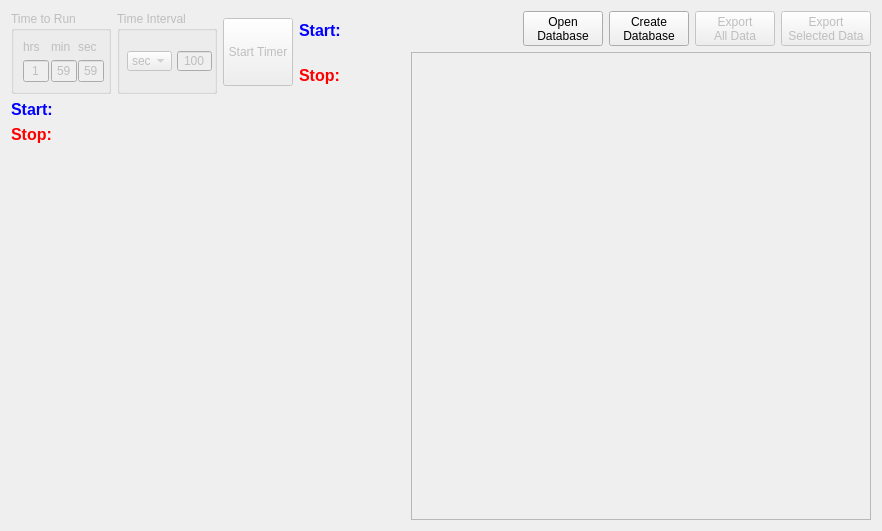
      <widget class="QWidget" name="longTermStabilityTab">
       <attribute name="title">
        <string>Long Term Stability</string>
       </attribute>
       <layout class="QGridLayout" name="gridLayout_40">
        <item row="0" column="0">
         <widget class="QGroupBox" name="groupBoxTimeTorun">
          <property name="enabled">
           <bool>false</bool>
          </property>
          <property name="minimumSize">
           <size>
            <width>100</width>
            <height>0</height>
           </size>
          </property>
          <property name="maximumSize">
           <size>
            <width>120</width>
            <height>16777215</height>
           </size>
          </property>
          <property name="title">
           <string>Time to Run</string>
          </property>
          <layout class="QGridLayout" name="gridLayout_12">
           <item row="0" column="0">
            <widget class="QLabel" name="label_14">
             <property name="text">
              <string>hrs</string>
             </property>
            </widget>
           </item>
           <item row="0" column="1">
            <widget class="QLabel" name="label_12">
             <property name="text">
              <string>min</string>
             </property>
            </widget>
           </item>
           <item row="0" column="2">
            <widget class="QLabel" name="label_11">
             <property name="text">
              <string>sec</string>
             </property>
            </widget>
           </item>
           <item row="1" column="0">
            <widget class="QLineEdit" name="longTermStabilityHour">
             <property name="minimumSize">
              <size>
               <width>26</width>
               <height>0</height>
              </size>
             </property>
             <property name="text">
              <string>1</string>
             </property>
             <property name="alignment">
              <set>Qt::AlignCenter</set>
             </property>
            </widget>
           </item>
           <item row="1" column="1">
            <widget class="QLineEdit" name="longTermStabilityMin">
             <property name="minimumSize">
              <size>
               <width>26</width>
               <height>0</height>
              </size>
             </property>
             <property name="text">
              <string>59</string>
             </property>
             <property name="alignment">
              <set>Qt::AlignCenter</set>
             </property>
            </widget>
           </item>
           <item row="1" column="2">
            <widget class="QLineEdit" name="longTermStabilitySec">
             <property name="minimumSize">
              <size>
               <width>26</width>
               <height>0</height>
              </size>
             </property>
             <property name="text">
              <string>59</string>
             </property>
             <property name="alignment">
              <set>Qt::AlignCenter</set>
             </property>
            </widget>
           </item>
          </layout>
         </widget>
        </item>
        <item row="0" column="1">
         <widget class="QGroupBox" name="groupBoxTimeInterval">
          <property name="enabled">
           <bool>false</bool>
          </property>
          <property name="minimumSize">
           <size>
            <width>100</width>
            <height>0</height>
           </size>
          </property>
          <property name="maximumSize">
           <size>
            <width>100</width>
            <height>16777215</height>
           </size>
          </property>
          <property name="title">
           <string>Time Interval</string>
          </property>
          <widget class="QLineEdit" name="longTermStabilityTimeInterval">
           <property name="geometry">
            <rect>
             <x>60</x>
             <y>40</y>
             <width>35</width>
             <height>20</height>
            </rect>
           </property>
           <property name="maximumSize">
            <size>
             <width>16777215</width>
             <height>16777215</height>
            </size>
           </property>
           <property name="text">
            <string>100</string>
           </property>
           <property name="alignment">
            <set>Qt::AlignCenter</set>
           </property>
          </widget>
          <widget class="QComboBox" name="timeIntervalTypeComboBox">
           <property name="geometry">
            <rect>
             <x>10</x>
             <y>40</y>
             <width>45</width>
             <height>20</height>
            </rect>
           </property>
           <item>
            <property name="text">
             <string>sec</string>
            </property>
           </item>
           <item>
            <property name="text">
             <string>min</string>
            </property>
           </item>
          </widget>
         </widget>
        </item>
        <item row="2" column="0" colspan="5">
         <widget class="QWidget" name="plotAreaLongTermStability" native="true">
          <property name="enabled">
           <bool>false</bool>
          </property>
          <property name="sizePolicy">
           <sizepolicy hsizetype="Expanding" vsizetype="Expanding">
            <horstretch>1</horstretch>
            <verstretch>1</verstretch>
           </sizepolicy>
          </property>
          <property name="minimumSize">
           <size>
            <width>300</width>
            <height>370</height>
           </size>
          </property>
          <property name="sizeIncrement">
           <size>
            <width>0</width>
            <height>0</height>
           </size>
          </property>
          <property name="baseSize">
           <size>
            <width>0</width>
            <height>0</height>
           </size>
          </property>
         </widget>
        </item>
        <item row="0" column="6" rowspan="3">
         <layout class="QGridLayout" name="gridLayout_14">
          <property name="sizeConstraint">
           <enum>QLayout::SetDefaultConstraint</enum>
          </property>
          <item row="0" column="2">
           <widget class="QToolButton" name="btnCreateDatabaseLongTermStability">
            <property name="minimumSize">
             <size>
              <width>80</width>
              <height>0</height>
             </size>
            </property>
            <property name="text">
             <string>Create
Database</string>
            </property>
            <property name="icon">
             <iconset resource="Pics.qrc">
              <normaloff>:/pics/database_add.png</normaloff>:/pics/database_add.png</iconset>
            </property>
            <property name="iconSize">
             <size>
              <width>32</width>
              <height>32</height>
             </size>
            </property>
            <property name="toolButtonStyle">
             <enum>Qt::ToolButtonTextUnderIcon</enum>
            </property>
           </widget>
          </item>
          <item row="1" column="0" colspan="5">
           <widget class="QTableView" name="tableView">
            <property name="enabled">
             <bool>false</bool>
            </property>
            <property name="sizePolicy">
             <sizepolicy hsizetype="Expanding" vsizetype="Expanding">
              <horstretch>1</horstretch>
              <verstretch>1</verstretch>
             </sizepolicy>
            </property>
            <property name="minimumSize">
             <size>
              <width>460</width>
              <height>400</height>
             </size>
            </property>
            <property name="maximumSize">
             <size>
              <width>800</width>
              <height>16777215</height>
             </size>
            </property>
           </widget>
          </item>
          <item row="0" column="3">
           <widget class="QToolButton" name="btnExportAllLongTermStability">
            <property name="enabled">
             <bool>false</bool>
            </property>
            <property name="minimumSize">
             <size>
              <width>80</width>
              <height>0</height>
             </size>
            </property>
            <property name="text">
             <string>Export
All Data</string>
            </property>
            <property name="icon">
             <iconset resource="Pics.qrc">
              <normaloff>:/pics/database_up.png</normaloff>:/pics/database_up.png</iconset>
            </property>
            <property name="iconSize">
             <size>
              <width>32</width>
              <height>32</height>
             </size>
            </property>
            <property name="toolButtonStyle">
             <enum>Qt::ToolButtonTextUnderIcon</enum>
            </property>
           </widget>
          </item>
          <item row="0" column="4">
           <widget class="QToolButton" name="btnExportSelectedLongTermStability">
            <property name="enabled">
             <bool>false</bool>
            </property>
            <property name="minimumSize">
             <size>
              <width>80</width>
              <height>0</height>
             </size>
            </property>
            <property name="text">
             <string>Export
Selected Data</string>
            </property>
            <property name="icon">
             <iconset resource="Pics.qrc">
              <normaloff>:/pics/database_up.png</normaloff>:/pics/database_up.png</iconset>
            </property>
            <property name="iconSize">
             <size>
              <width>32</width>
              <height>32</height>
             </size>
            </property>
            <property name="toolButtonStyle">
             <enum>Qt::ToolButtonTextUnderIcon</enum>
            </property>
           </widget>
          </item>
          <item row="0" column="1">
           <widget class="QToolButton" name="btnOpenDatabaseLongTermStability">
            <property name="minimumSize">
             <size>
              <width>80</width>
              <height>0</height>
             </size>
            </property>
            <property name="text">
             <string>Open
Database</string>
            </property>
            <property name="icon">
             <iconset resource="Pics.qrc">
              <normaloff>:/pics/database_search.png</normaloff>:/pics/database_search.png</iconset>
            </property>
            <property name="iconSize">
             <size>
              <width>32</width>
              <height>32</height>
             </size>
            </property>
            <property name="toolButtonStyle">
             <enum>Qt::ToolButtonTextUnderIcon</enum>
            </property>
           </widget>
          </item>
         </layout>
        </item>
        <item row="0" column="4">
         <spacer name="horizontalSpacer_2">
          <property name="orientation">
           <enum>Qt::Horizontal</enum>
          </property>
          <property name="sizeHint" stdset="0">
           <size>
            <width>30</width>
            <height>20</height>
           </size>
          </property>
         </spacer>
        </item>
        <item row="0" column="2">
         <widget class="QToolButton" name="btnStartStopLongTermStability">
          <property name="enabled">
           <bool>false</bool>
          </property>
          <property name="minimumSize">
           <size>
            <width>70</width>
            <height>68</height>
           </size>
          </property>
          <property name="text">
           <string>Start Timer</string>
          </property>
          <property name="icon">
           <iconset resource="Pics.qrc">
            <normaloff>:/pics/start.png</normaloff>:/pics/start.png</iconset>
          </property>
          <property name="iconSize">
           <size>
            <width>32</width>
            <height>32</height>
           </size>
          </property>
          <property name="toolButtonStyle">
           <enum>Qt::ToolButtonTextUnderIcon</enum>
          </property>
         </widget>
        </item>
        <item row="1" column="0" colspan="2">
         <layout class="QVBoxLayout" name="verticalLayout_3">
          <item>
           <widget class="QLabel" name="startLongTermStabilityLabel">
            <property name="font">
             <font>
              <pointsize>12</pointsize>
              <weight>75</weight>
              <bold>true</bold>
             </font>
            </property>
            <property name="styleSheet">
             <string notr="true">color:blue</string>
            </property>
            <property name="text">
             <string>Start: </string>
            </property>
           </widget>
          </item>
          <item>
           <widget class="QLabel" name="stopLongTermStabilityLabel">
            <property name="font">
             <font>
              <pointsize>12</pointsize>
              <weight>75</weight>
              <bold>true</bold>
             </font>
            </property>
            <property name="styleSheet">
             <string notr="true">color:red</string>
            </property>
            <property name="text">
             <string>Stop:</string>
            </property>
           </widget>
          </item>
         </layout>
        </item>
        <item row="0" column="3">
         <layout class="QVBoxLayout" name="verticalLayout_16">
          <item>
           <widget class="QLabel" name="startLongTermStabilityLabel_2">
            <property name="font">
             <font>
              <pointsize>12</pointsize>
              <weight>75</weight>
              <bold>true</bold>
             </font>
            </property>
            <property name="styleSheet">
             <string notr="true">color:blue</string>
            </property>
            <property name="text">
             <string>Start: </string>
            </property>
           </widget>
          </item>
          <item>
           <widget class="QLabel" name="stopLongTermStabilityLabel_2">
            <property name="font">
             <font>
              <pointsize>12</pointsize>
              <weight>75</weight>
              <bold>true</bold>
             </font>
            </property>
            <property name="styleSheet">
             <string notr="true">color:red</string>
            </property>
            <property name="text">
             <string>Stop:</string>
            </property>
           </widget>
          </item>
         </layout>
        </item>
       </layout>
      </widget>
